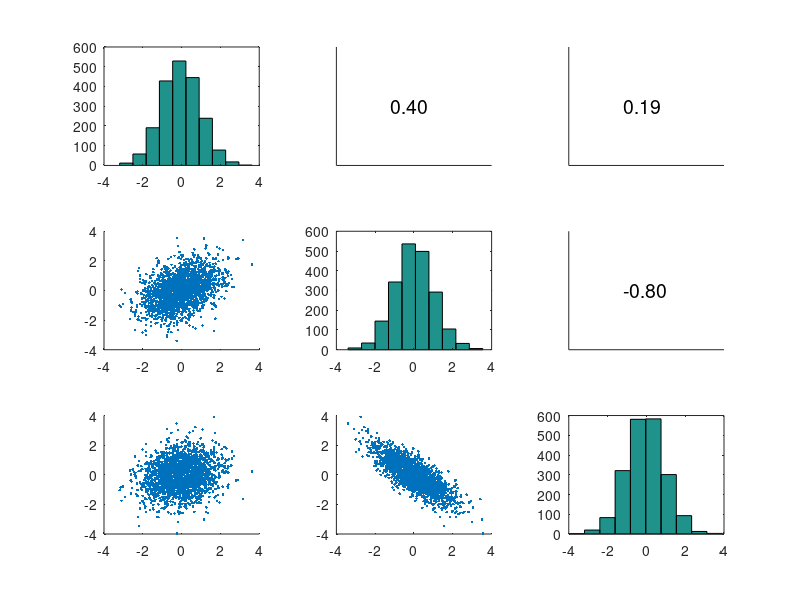
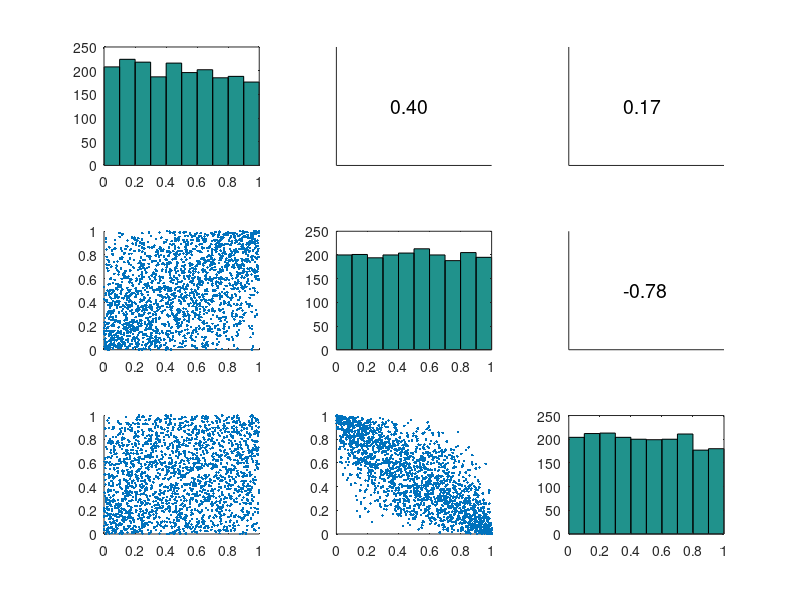
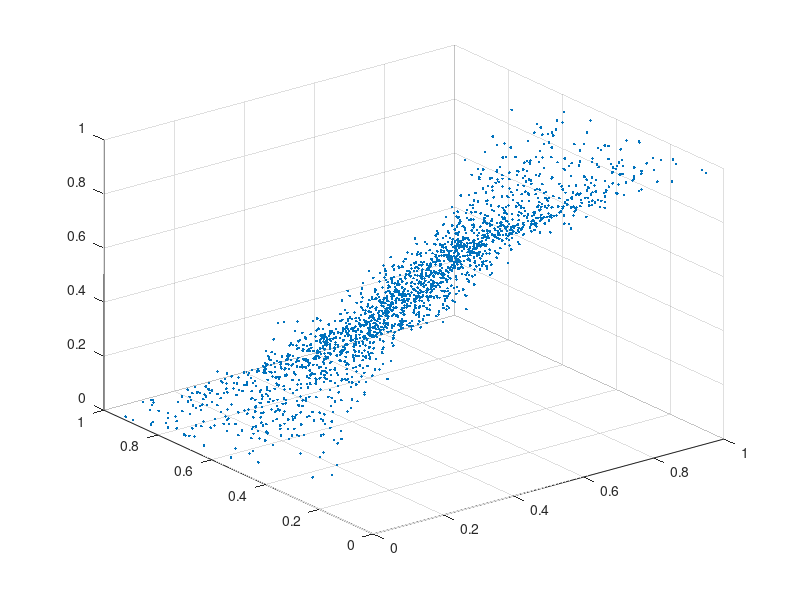
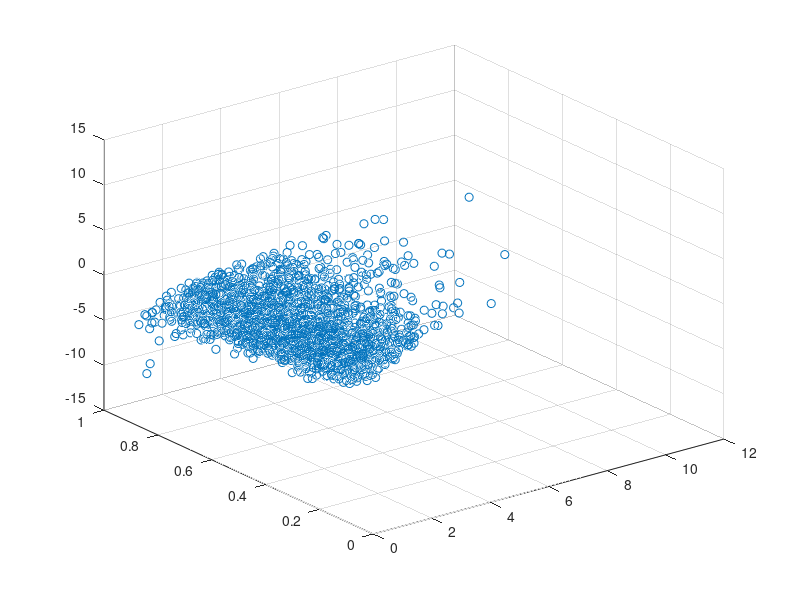

MATLAB code for these plots, in order:
%http://datascienceplus.com/modelling-dependence-with-copulas/
clear all
close all

m = 3;
N = 2000;
Sigma = [1, 0.4, 0.2; 0.4, 1, -0.8; 0.2, -0.8, 1];
C = chol(Sigma);

% Important: multiply a vector by the lower triangular!
x = randn(m,1);
x = C'*x; %!!!

%%
X = randn(N,m);
X = X*C;

RX = corrcoef(X);

figure(1)
subplot(3,3,1)
hist(X(:,1))
subplot(3,3,5)
hist(X(:,2))
subplot(3,3,9)
hist(X(:,3))
subplot(3,3,4)
scatter(X(:,1),X(:,2),'.')
subplot(3,3,7)
scatter(X(:,1),X(:,3),'.')
subplot(3,3,8)
scatter(X(:,2),X(:,3),'.')
subplot(3,3,2)
set(gca,'xticklabel',[],'yticklabel',[],'xtick',[],'ytick',[]);
text(0.35,0.5,sprintf('%3.2f',RX(1,2)),'FontSize',14)
subplot(3,3,3)
set(gca,'xticklabel',[],'yticklabel',[],'xtick',[],'ytick',[]);
text(0.35,0.5,sprintf('%3.2f',RX(1,3)),'FontSize',14)
subplot(3,3,6)
set(gca,'xticklabel',[],'yticklabel',[],'xtick',[],'ytick',[]);
text(0.35,0.5,sprintf('%3.2f',RX(2,3)),'FontSize',14)

figure(6)
scatter3(X(:,1),X(:,2),X(:,3))

%% PITs
% And now comes the magic trick: recall that if X is a random variable with
% distribution F then F(X) is uniformly distributed in the interval [0, 1]. 
% In our toy example we already know the distribution F for each of the three random variables
% so this part is quick and straightforward.
U = normcdf(X);
RU = corrcoef(U);

figure(2)
subplot(3,3,1)
hist(U(:,1))
subplot(3,3,5)
hist(U(:,2))
subplot(3,3,9)
hist(U(:,3))
subplot(3,3,4)
scatter(U(:,1),U(:,2),'.')
subplot(3,3,7)
scatter(U(:,1),U(:,3),'.')
subplot(3,3,8)
scatter(U(:,2),U(:,3),'.')
subplot(3,3,2)
set(gca,'xticklabel',[],'yticklabel',[],'xtick',[],'ytick',[]);
text(0.35,0.5,sprintf('%3.2f',RU(1,2)),'FontSize',14)
subplot(3,3,3)
set(gca,'xticklabel',[],'yticklabel',[],'xtick',[],'ytick',[]);
text(0.35,0.5,sprintf('%3.2f',RU(1,3)),'FontSize',14)
subplot(3,3,6)
set(gca,'xticklabel',[],'yticklabel',[],'xtick',[],'ytick',[]);
text(0.35,0.5,sprintf('%3.2f',RU(2,3)),'FontSize',14)

figure(3)
scatter3(U(:,1),U(:,2),U(:,3),'.')

%% Arbitrary marginals
% The last step: we only need to select the marginals and apply them to u.
% E.g. chose the marginals to be Gamma, Beta and Student distributed with the parameters specified below.

Y = U;
RY = corrcoef(Y);

Y(:,1) = gaminv(Y(:,1),2,1);
% X = gaminv(P,A,B) computes the inverse of the gamma cdf 
% with shape parameters in A and scale parameters in B 
Y(:,2) = betainv(Y(:,2),2,2);
Y(:,3) = tinv(Y(:,3),5);
figure(4)
scatter3(Y(:,1),Y(:,2),Y(:,3))

%% What is worth noticing is that by starting from a multivariate normal sample 
% we have build a sample with the desired and fixed dependence structure
% and, basically, arbitrary marginals.

figure(5)
subplot(3,3,1)
hist(Y(:,1))
subplot(3,3,5)
hist(Y(:,2))
subplot(3,3,9)
hist(Y(:,3))
subplot(3,3,4)
scatter(Y(:,1),Y(:,2),'.')
subplot(3,3,7)
scatter(Y(:,1),Y(:,3),'.')
subplot(3,3,8)
scatter(Y(:,2),Y(:,3),'.')
subplot(3,3,2)
set(gca,'xticklabel',[],'yticklabel',[],'xtick',[],'ytick',[]);
text(0.35,0.5,sprintf('%3.2f',RY(1,2)),'FontSize',14)
subplot(3,3,3)
set(gca,'xticklabel',[],'yticklabel',[],'xtick',[],'ytick',[]);
text(0.35,0.5,sprintf('%3.2f',RY(1,3)),'FontSize',14)
subplot(3,3,6)
set(gca,'xticklabel',[],'yticklabel',[],'xtick',[],'ytick',[]);
text(0.35,0.5,sprintf('%3.2f',RY(2,3)),'FontSize',14)
